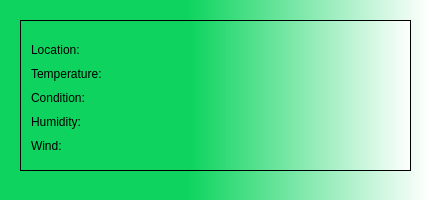
<?xml version="1.0" encoding="UTF-8"?>
<ui version="4.0">
 <class>Form</class>
 <widget class="QWidget" name="Form">
  <property name="geometry">
   <rect>
    <x>0</x>
    <y>0</y>
    <width>429</width>
    <height>200</height>
   </rect>
  </property>
  <property name="windowTitle">
   <string>Form</string>
  </property>
  <property name="styleSheet">
   <string notr="true">background-color: qlineargradient(spread:repeat, x1:0, y1:0, x2:1, y2:0, stop:0.4375 rgba(14, 212, 95, 255), stop:1 rgba(255, 255, 255, 255));</string>
  </property>
  <widget class="QFrame" name="frame">
   <property name="geometry">
    <rect>
     <x>20</x>
     <y>20</y>
     <width>391</width>
     <height>151</height>
    </rect>
   </property>
   <property name="frameShape">
    <enum>QFrame::StyledPanel</enum>
   </property>
   <property name="frameShadow">
    <enum>QFrame::Raised</enum>
   </property>
   <widget class="QLabel" name="label">
    <property name="geometry">
     <rect>
      <x>11</x>
      <y>21</y>
      <width>58</width>
      <height>18</height>
     </rect>
    </property>
    <property name="styleSheet">
     <string notr="true">background-color: none;
font: 75 11pt &quot;MS Shell Dlg 2&quot;;
</string>
    </property>
    <property name="text">
     <string>Location:</string>
    </property>
   </widget>
   <widget class="QLabel" name="label_2">
    <property name="geometry">
     <rect>
      <x>11</x>
      <y>45</y>
      <width>91</width>
      <height>18</height>
     </rect>
    </property>
    <property name="styleSheet">
     <string notr="true">background-color: none;
font: 75 11pt &quot;MS Shell Dlg 2&quot;;</string>
    </property>
    <property name="text">
     <string>Temperature:</string>
    </property>
   </widget>
   <widget class="QLabel" name="label_3">
    <property name="geometry">
     <rect>
      <x>11</x>
      <y>69</y>
      <width>63</width>
      <height>18</height>
     </rect>
    </property>
    <property name="styleSheet">
     <string notr="true">background-color: none;
font: 75 11pt &quot;MS Shell Dlg 2&quot;;</string>
    </property>
    <property name="text">
     <string>Condition:</string>
    </property>
   </widget>
   <widget class="QLabel" name="label_4">
    <property name="geometry">
     <rect>
      <x>11</x>
      <y>93</y>
      <width>61</width>
      <height>18</height>
     </rect>
    </property>
    <property name="styleSheet">
     <string notr="true">background-color: none;
font: 75 11pt &quot;MS Shell Dlg 2&quot;;</string>
    </property>
    <property name="text">
     <string>Humidity:</string>
    </property>
   </widget>
   <widget class="QLabel" name="label_5">
    <property name="geometry">
     <rect>
      <x>11</x>
      <y>117</y>
      <width>37</width>
      <height>18</height>
     </rect>
    </property>
    <property name="styleSheet">
     <string notr="true">background-color: none;
font: 75 11pt &quot;MS Shell Dlg 2&quot;;</string>
    </property>
    <property name="text">
     <string>Wind:</string>
    </property>
   </widget>
   <widget class="QLabel" name="label_6">
    <property name="geometry">
     <rect>
      <x>111</x>
      <y>21</y>
      <width>64</width>
      <height>18</height>
     </rect>
    </property>
    <property name="styleSheet">
     <string notr="true">background-color: none;
font: 75 11pt &quot;MS Shell Dlg 2&quot;;</string>
    </property>
    <property name="text">
     <string/>
    </property>
   </widget>
   <widget class="QLabel" name="label_7">
    <property name="geometry">
     <rect>
      <x>111</x>
      <y>45</y>
      <width>64</width>
      <height>18</height>
     </rect>
    </property>
    <property name="styleSheet">
     <string notr="true">background-color: none;
font: 75 11pt &quot;MS Shell Dlg 2&quot;;</string>
    </property>
    <property name="text">
     <string/>
    </property>
   </widget>
   <widget class="QLabel" name="label_8">
    <property name="geometry">
     <rect>
      <x>111</x>
      <y>69</y>
      <width>64</width>
      <height>18</height>
     </rect>
    </property>
    <property name="styleSheet">
     <string notr="true">background-color: none;
font: 75 11pt &quot;MS Shell Dlg 2&quot;;</string>
    </property>
    <property name="text">
     <string/>
    </property>
   </widget>
   <widget class="QLabel" name="label_11">
    <property name="geometry">
     <rect>
      <x>111</x>
      <y>93</y>
      <width>64</width>
      <height>18</height>
     </rect>
    </property>
    <property name="styleSheet">
     <string notr="true">background-color: none;
font: 75 11pt &quot;MS Shell Dlg 2&quot;;</string>
    </property>
    <property name="text">
     <string/>
    </property>
   </widget>
   <widget class="QLabel" name="label_9">
    <property name="geometry">
     <rect>
      <x>111</x>
      <y>117</y>
      <width>64</width>
      <height>18</height>
     </rect>
    </property>
    <property name="styleSheet">
     <string notr="true">background-color: none;
font: 75 11pt &quot;MS Shell Dlg 2&quot;;</string>
    </property>
    <property name="text">
     <string/>
    </property>
   </widget>
   <widget class="QLabel" name="label_10">
    <property name="geometry">
     <rect>
      <x>250</x>
      <y>10</y>
      <width>121</width>
      <height>121</height>
     </rect>
    </property>
    <property name="styleSheet">
     <string notr="true">background-color: none;</string>
    </property>
    <property name="text">
     <string/>
    </property>
    <property name="pixmap">
     <pixmap>rsz_1status-weather-clear-icon.png</pixmap>
    </property>
   </widget>
   <zorder>label_11</zorder>
   <zorder>label</zorder>
   <zorder>label_2</zorder>
   <zorder>label_3</zorder>
   <zorder>label_4</zorder>
   <zorder>label_5</zorder>
   <zorder>label_6</zorder>
   <zorder>label_7</zorder>
   <zorder>label_8</zorder>
   <zorder>label_9</zorder>
   <zorder>label_10</zorder>
  </widget>
 </widget>
 <resources/>
 <connections/>
</ui>
